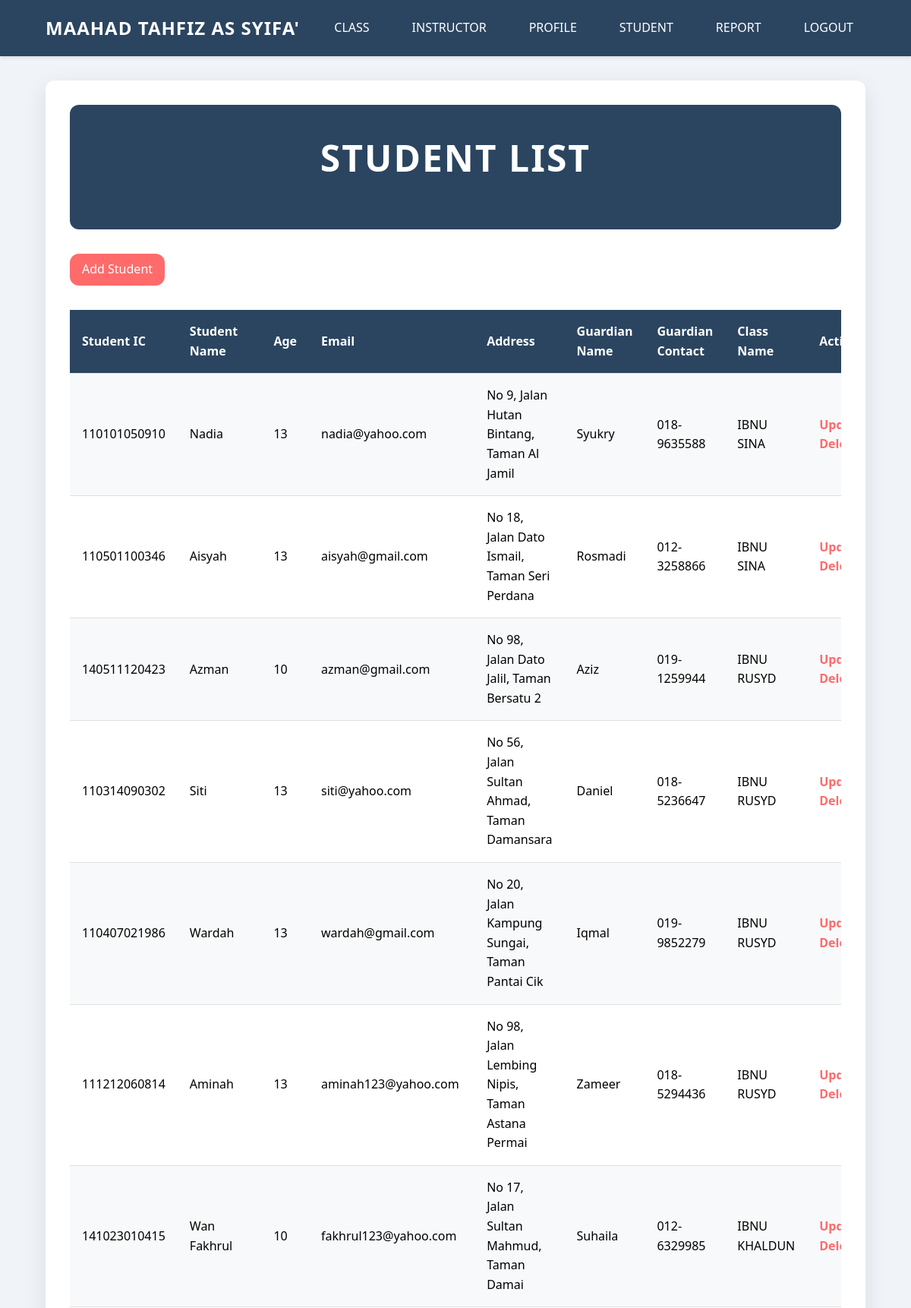
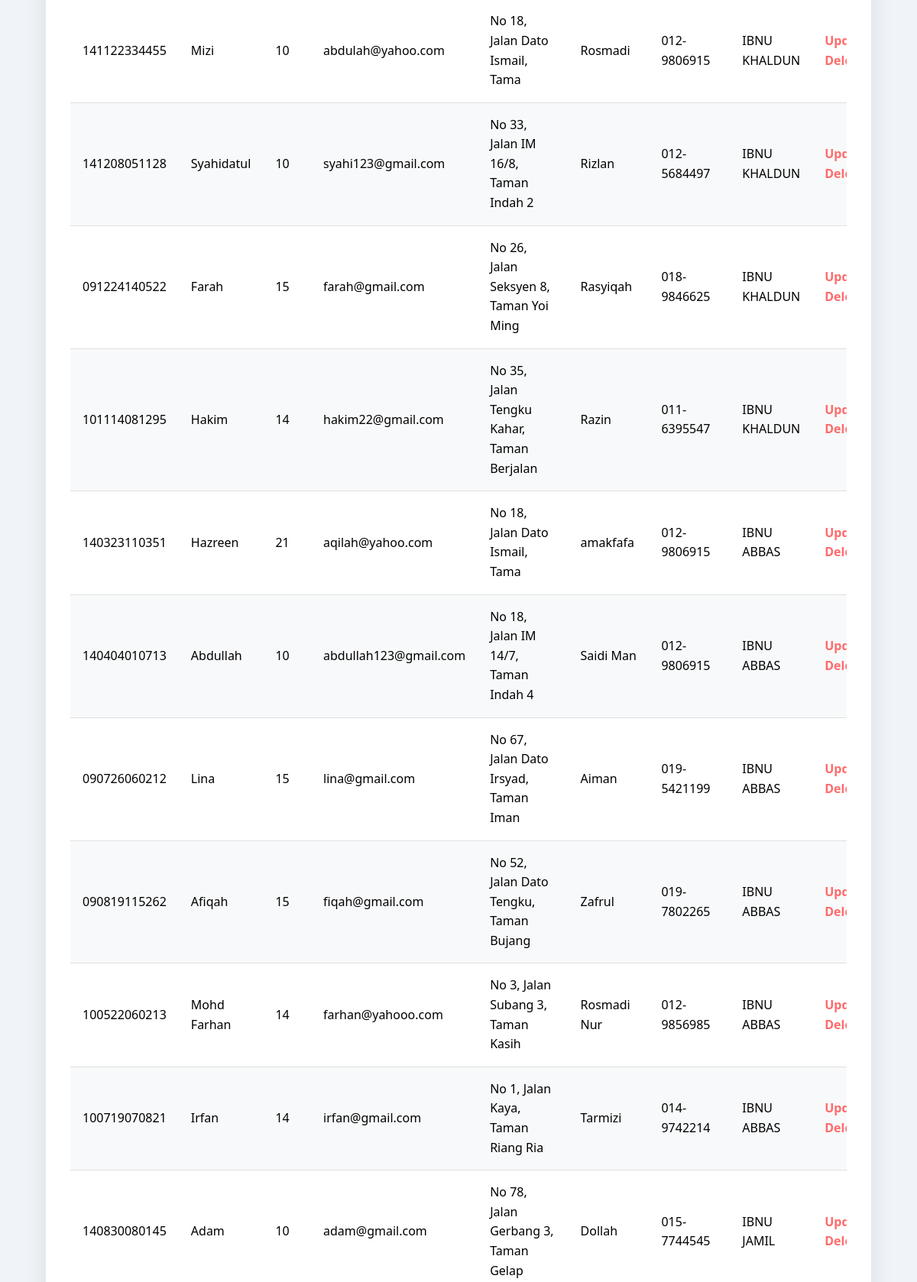
/clerkStudList.php (signed in, upper part), run on the app's committed database (2 pictures, top to bottom).
### tables this page shows
CREATE TABLE `student` (
  `studentIC` varchar(14) NOT NULL,
  `studentPass` varchar(255) NOT NULL,
  `studentName` varchar(30) NOT NULL,
  `studentAge` int NOT NULL,
  `studentEmail` varchar(30) NOT NULL,
  `studentAddress` varchar(100) NOT NULL,
  `guardianName` varchar(30) NOT NULL,
  `guardianContact` varchar(12) NOT NULL,
  `status` varchar(2) NOT NULL,
  `classID` varchar(10) NOT NULL
);

CREATE TABLE `class` (
  `classID` varchar(10) NOT NULL,
  `className` varchar(30) NOT NULL,
  `classCount` int NOT NULL,
  `staffID` varchar(10) NOT NULL
);

### clerkStudList.php (the view, shortened to what this page needs)
<?php
include_once "clerkHeader.php";
require_once "db_connection.php";
$query = "
    SELECT s.studentIC, s.studentPass, s.studentName, s.studentAge, s.studentEmail, s.studentAddress, s.guardianName, s.guardianContact, c.className
    FROM student s
    JOIN class c ON s.classID = c.classID
    WHERE s.status like 'A'
    ORDER BY c.classID
";
$result = $conn->query($query);
$students = [];
while ($row = $result->fetch_assoc()) {
    $students[] = $row;
}
?>
<!DOCTYPE html>
<html lang="en">
<head>
</head>
<body>
    <div class="main-content">
    <div class="page-header">
            <h1>STUDENT LIST</h1>
        </div>
        <a href="clerkAddStud.php" class="add-student-btn">Add Student</a>
        <div style="overflow-x: auto;">
            <table>
                <tr>
                    <th>Student IC</th>
                    <th>Student Name</th>
                    <th>Age</th>
                    <th>Email</th>
                    <th>Address</th>
                    <th>Guardian Name</th>
                    <th>Guardian Contact</th>
                    <th>Class Name</th>
                    <th>Action</th>
                </tr>
                <?php foreach ($students as $student): ?>
                    <tr>
                        <td><?php echo htmlspecialchars($student['studentIC']); ?></td>
                        <td><?php echo htmlspecialchars($student['studentName']); ?></td>
                        <td><?php echo htmlspecialchars($student['studentAge']); ?></td>
                        <td><?php echo htmlspecialchars($student['studentEmail']); ?></td>
                        <td><?php echo htmlspecialchars($student['studentAddress']); ?></td>
                        <td><?php echo htmlspecialchars($student['guardianName']); ?></td>
                        <td><?php echo htmlspecialchars($student['guardianContact']); ?></td>
                        <td><?php echo htmlspecialchars($student['className']); ?></td>
                        <td>
                        <a class="action-link" href="clerkUpdateStud.php?studentIC=<?php echo htmlspecialchars($student['studentIC']); ?>">Update</a>
                        <a class="action-link" href="clerkDeleteStud.php?studentIC=<?php echo htmlspecialchars($student['studentIC']); ?>" onclick="return confirm('Are you sure you want to delete this student?');">Delete</a>
                        </td>
                    </tr>
                <?php endforeach; ?>
            </table>
        </div>
    </div>
</body>
</html>

### clerkHeader.php (style rules this page uses)
:root { --primary-color: #2b4560; --secondary-color: #ffffff; --hover-color: #3a5f81; --background-color: #f0f4f8; }
* { margin: 0; padding: 0; box-sizing: border-box; }
body { font-family: 'Segoe UI', Tahoma, Geneva, Verdana, sans-serif; background-color: var(--background-color); line-height: 1.6; }

### clerkStudList.php (style rules this page uses)
:root { --primary-color: #2b4560; --secondary-color: #ffffff; --accent-color: #ff6b6b; --text-color: #333; --border-radius: 12px; }
body { font-family: 'Segoe UI', Tahoma, Geneva, Verdana, sans-serif; margin: 0; padding: 0; background-color: #f0f4f8; }
.main-content { background-color: var(--secondary-color); padding: 2rem; border-radius: var(--border-radius); box-shadow: 0 10px 30px rgba(0, 0, 0, 0.1); max-width: 1350px; width: 90%; margin: 2rem auto; }
.page-header { background-color: var(--primary-color); color: var(--secondary-color); padding: 2rem; text-align: center; font-size: 1.5em; letter-spacing: 2px; text-transform: uppercase; border-radius: var(--border-radius); margin-bottom: 2rem; }
.add-student-btn { display: inline-block; padding: 0.5rem 1rem; background-color: var(--accent-color); color: var(--secondary-color); text-decoration: none; border-radius: var(--border-radius); margin-bottom: 1rem; transition: background-color 0.3s ease, transform 0.2s ease; }
h1 { color: white; text-align: center; margin-bottom: 1.5rem; font-size: 3rem; }
table { width: 100%; border-collapse: collapse; margin-top: 1rem; }
th, td { padding: 1rem; text-align: left; border-bottom: 1px solid #e0e0e0; }
th { background-color: var(--primary-color); color: var(--secondary-color); font-weight: 600; }
tr:nth-child(even) { background-color: #f8f9fa; }
.action-link { color: var(--accent-color); text-decoration: none; font-weight: 700; transition: color 0.3s ease, transform 0.2s ease; }

### data on the page
student: studentIC "110101050910", studentName "Nadia", studentAge "13", studentEmail "nadia@yahoo.com", studentAddress "No 9, Jalan Hutan Bintang, Taman Al Jamil", guardianName "Syukry", guardianContact "018-9635588", classID.className "IBNU SINA"
student: studentIC "110501100346", studentName "Aisyah", studentAge "13", studentEmail "aisyah@gmail.com", studentAddress "No 18, Jalan Dato Ismail, Taman Seri Perdana", guardianName "Rosmadi", guardianContact "012-3258866", classID.className "IBNU SINA"
student: studentIC "140511120423", studentName "Azman", studentAge "10", studentEmail "azman@gmail.com", studentAddress "No 98, Jalan Dato Jalil, Taman Bersatu 2", guardianName "Aziz", guardianContact "019-1259944", classID.className "IBNU RUSYD"
student: studentIC "110314090302", studentName "Siti", studentAge "13", studentEmail "siti@yahoo.com", studentAddress "No 56, Jalan Sultan Ahmad, Taman Damansara", guardianName "Daniel", guardianContact "018-5236647", classID.className "IBNU RUSYD"
student: studentIC "110407021986", studentName "Wardah", studentAge "13", studentEmail "wardah@gmail.com", studentAddress "No 20, Jalan Kampung Sungai, Taman Pantai Cik", guardianName "Iqmal", guardianContact "019-9852279", classID.className "IBNU RUSYD"
student: studentIC "111212060814", studentName "Aminah", studentAge "13", studentEmail "aminah123@yahoo.com", studentAddress "No 98, Jalan Lembing Nipis, Taman Astana Permai", guardianName "Zameer", guardianContact "018-5294436", classID.className "IBNU RUSYD"
student: studentIC "141023010415", studentName "Wan Fakhrul", studentAge "10", studentEmail "fakhrul123@yahoo.com", studentAddress "No 17, Jalan Sultan Mahmud, Taman Damai", guardianName "Suhaila", guardianContact "012-6329985", classID.className "IBNU KHALDUN"
student: studentIC "141122334455", studentName "Mizi", studentAge "10", studentEmail "abdulah@yahoo.com", studentAddress "No 18, Jalan Dato Ismail, Tama", guardianName "Rosmadi", guardianContact "012-9806915", classID.className "IBNU KHALDUN"
student: studentIC "141208051128", studentName "Syahidatul", studentAge "10", studentEmail "syahi123@gmail.com", studentAddress "No 33, Jalan IM 16/8, Taman Indah 2", guardianName "Rizlan", guardianContact "012-5684497", classID.className "IBNU KHALDUN"
student: studentIC "091224140522", studentName "Farah", studentAge "15", studentEmail "farah@gmail.com", studentAddress "No 26, Jalan Seksyen 8, Taman Yoi Ming", guardianName "Rasyiqah", guardianContact "018-9846625", classID.className "IBNU KHALDUN"
student: studentIC "101114081295", studentName "Hakim", studentAge "14", studentEmail "hakim22@gmail.com", studentAddress "No 35, Jalan Tengku Kahar, Taman Berjalan", guardianName "Razin", guardianContact "011-6395547", classID.className "IBNU KHALDUN"
student: studentIC "140323110351", studentName "Hazreen", studentAge "21", studentEmail "aqilah@yahoo.com", studentAddress "No 18, Jalan Dato Ismail, Tama", guardianName "amakfafa", guardianContact "012-9806915", classID.className "IBNU ABBAS"
student: studentIC "140404010713", studentName "Abdullah", studentAge "10", studentEmail "abdullah123@gmail.com", studentAddress "No 18, Jalan IM 14/7, Taman Indah 4", guardianName "Saidi Man", guardianContact "012-9806915", classID.className "IBNU ABBAS"
student: studentIC "090726060212", studentName "Lina", studentAge "15", studentEmail "lina@gmail.com", studentAddress "No 67, Jalan Dato Irsyad, Taman Iman", guardianName "Aiman", guardianContact "019-5421199", classID.className "IBNU ABBAS"
student: studentIC "090819115262", studentName "Afiqah", studentAge "15", studentEmail "fiqah@gmail.com", studentAddress "No 52, Jalan Dato Tengku, Taman Bujang", guardianName "Zafrul", guardianContact "019-7802265", classID.className "IBNU ABBAS"
student: studentIC "100522060213", studentName "Mohd Farhan", studentAge "14", studentEmail "farhan@yahooo.com", studentAddress "No 3, Jalan Subang 3, Taman Kasih", guardianName "Rosmadi Nur", guardianContact "012-9856985", classID.className "IBNU ABBAS"
student: studentIC "100719070821", studentName "Irfan", studentAge "14", studentEmail "irfan@gmail.com", studentAddress "No 1, Jalan Kaya, Taman Riang Ria", guardianName "Tarmizi", guardianContact "014-9742214", classID.className "IBNU ABBAS"
student: studentIC "140830080145", studentName "Adam", studentAge "10", studentEmail "adam@gmail.com", studentAddress "No 78, Jalan Gerbang 3, Taman Gelap", guardianName "Dollah", guardianContact "015-7744545", classID.className "IBNU JAMIL"
